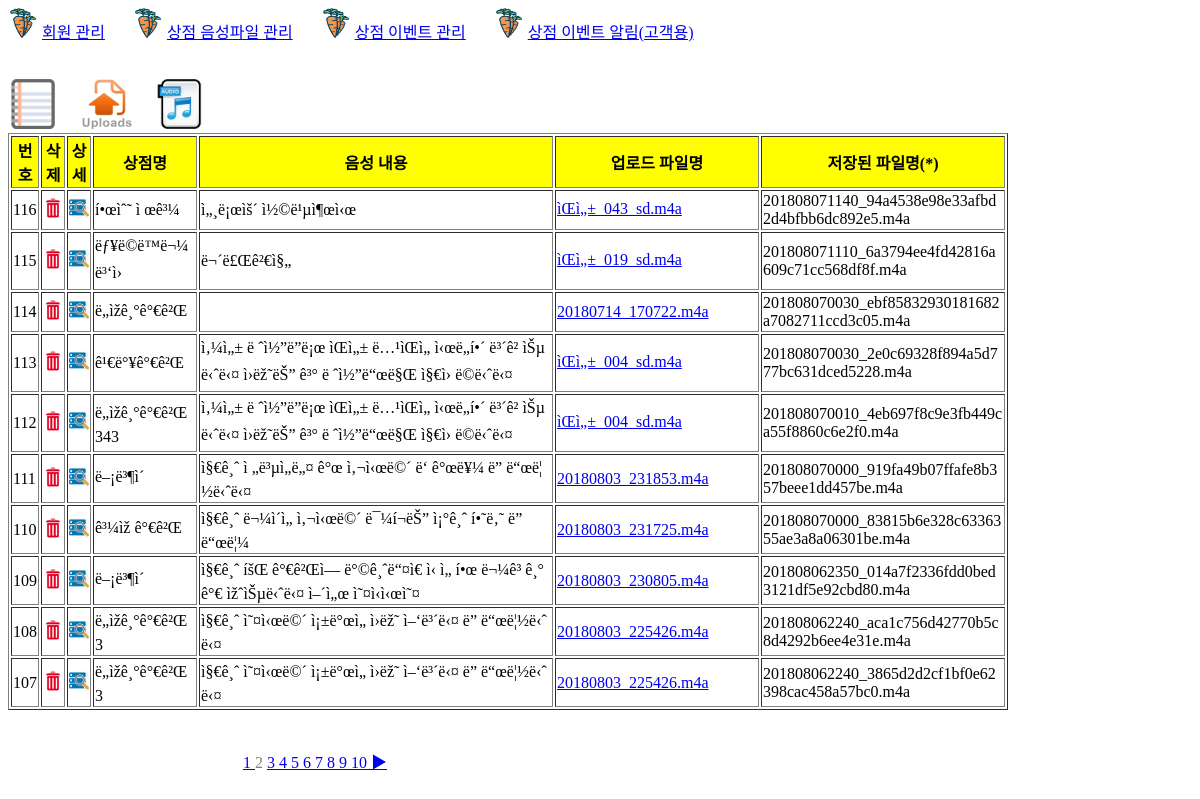
/webapp/audio_file_list.php?no=10 (signed in), run on an earlier commit of the app's database.
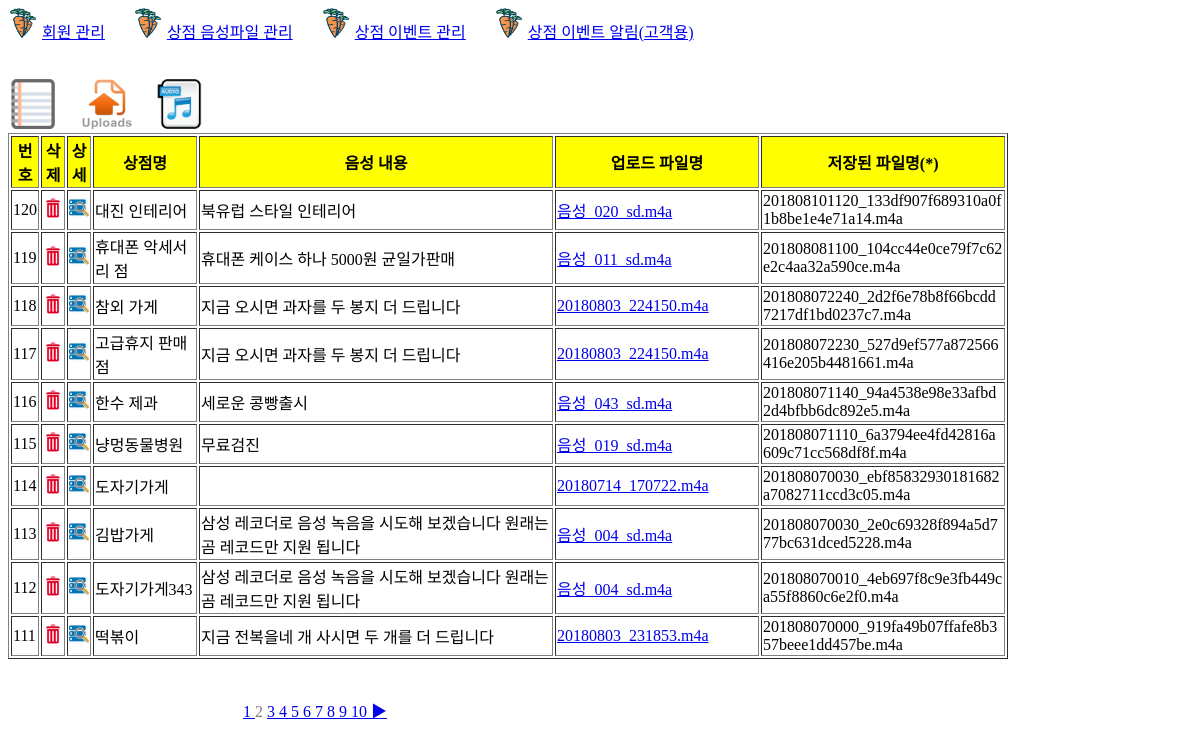
And on a later commit of the database.
### tables this page shows
CREATE TABLE `audio_table` (
  `file_id` varchar(255) NOT NULL,
  `name_orig` varchar(255) DEFAULT NULL,
  `name_save` varchar(255) DEFAULT NULL,
  `reg_time` timestamp NOT NULL DEFAULT CURRENT_TIMESTAMP ON UPDATE CURRENT_TIMESTAMP,
  `store_name` varchar(255) DEFAULT NULL,
  `password` varchar(30) DEFAULT NULL,
  `audio_msg` varchar(255) DEFAULT NULL,
  `ip_address` varchar(64) DEFAULT NULL
);

### webapp/webapp_config.php (called while the page is built, shortened)
<?php
$table_name_audio = 'audio_table';
?>

### webapp/audio_file_list.php (the view, shortened to what this page needs)
<?php
include('webapp_config.php');
$db_conn = mysqli_connect($db_host, $db_user, $db_pass, $db_name);
mysqli_query($db_conn, "SET NAMES utf8");
$page_size=10;
$page_list_size=10;
if (!empty($_REQUEST['no'])) {
    $no  = $_REQUEST['no'];
}
$query = "SELECT file_id, name_orig, name_save, reg_time, store_name, audio_msg FROM $table_name_audio ORDER BY name_save DESC limit $no,$page_size";
$result_count=mysqli_query($db_conn, "select count(*) from $table_name_audio");
$result_row=mysqli_fetch_row($result_count);
$total_row = $result_row[0];
$total_page = floor(($total_row - 1) / $page_size);
$current_page = floor($no/$page_size);
?>
<!DOCTYPE html>
<html lang="ko">
<head>
</head>
<body>
<?php
require ("./menu.php");
?>
<br>
<br>
<a href="./audio_file_list.php"><img src=./images/file-list.png border=0 width=50 height=50></img></a>
<a href="./audio_upload.php"><img src=./images/upload.png border=0 width=50 height=50></img></a>
<a href="../audio/?C=N;O=D"><img src=./images/audio-folder.png border=0 width=50 height=50></img></a>
<br>
<table border="1">
<tr bgcolor=yellow>
	<th width=20>번호</th>
	<th width=20>삭제</th>
	<th width=20>상세</th>
	<th width=80>상점명</th>
	<th width=240>음성 내용</th>
	<th>업로드 파일명</th>
	<th width=240>저장된 파일명(*)</th>
</tr>
<?php
$stmt = mysqli_prepare($db_conn, $query);
$exec = mysqli_stmt_execute($stmt);
$result = mysqli_stmt_get_result($stmt);
$number = 0;
while($row = mysqli_fetch_assoc($result)) {
?>
<?php
$number = $number + 1;
?>
<tr>
  <td width=20><?=$total_row - $number - $no +1 ?></td>
  <td><a href=audio_file_remove_pre.php?file_id=<?= $row['file_id'] ?>&name_orig=<?= $row['name_orig'] ?>&name_save=<?= $row['name_save'] ?>>
       <img src=./images/remove.png border=0 height=20 width=20 ></img>
  </td>
  <td><a href=audio_file_view.php?file_id=<?= $row['file_id'] ?>><img src=./images/view.png border=0 hegith=20 width=20></img>
  </td>
  <td width=100 style="table-layout:fixed; word-break:break-all;"><?=$row['store_name'] ?></td>
  <td width=350 style="table-layout:fixed; word-break:break-all;"><?=$row['audio_msg'] ?></td>
  <td width=200 style="table-layout:fixed; word-break:break-all;"><a href="audio_download.php?file_id=<?= $row['file_id'] ?>" target="_blank"><?= $row['name_orig'] ?></a></td>
  <td style="table-layout:fixed; word-break:break-all;"><?= $row['name_save'] ?></td>
</tr>
<?php
}
?>
</table>
<br>
<br>
<table border=0>
<tr>
<td width=600 height=20 align=center rowspan=4>
<font  color=gray>
<?php
$start_page = (int)($current_page / $page_list_size) * $page_list_size;
$end_page = $start_page + $page_list_size - 1;
for ($i=$start_page;$i <= $end_page;$i++) {
$page=$page_size*$i;
$page_num = $i+1;
    if ($no!=$page){
        echo "<a href=\"".$_SERVER['PHP_SELF']."?no=$page\">";
     }
    echo " $page_num ";
    if ($no!=$page){
        echo "</a>";
    }
}
if($total_page > $end_page)
{
    $next_list = ($end_page + 1)* $page_size;
    echo "<a href=".$_SERVER['PHP_SELF']."?no=$next_list>▶</a><p>";
}
?>
</font>
</td>
</tr>
</table>
<br><br>
</body>
</html>

What changed in the data, as far as the page shows it:
no longer on this page (row edited): audio_table: no "110", store_name "ê³¼ìž ê°€ê²Œ", audio_msg "ì§€ê¸ˆ ë¬¼ì´ì„ ì‚¬ì‹œë©´ ë¯¼í¬ëŠ” ì¡°ê¸ˆ í•˜ë‚˜ ë” ë“œë¦¼", name_orig "20180803_231725.m4a", name_save "201808070000_83815b6e328c6336355ae3a8a06301be.m4a"
no longer on this page (row edited): audio_table: no "109", store_name "ë–¡ë³¶ì´", audio_msg "ì§€ê¸ˆ íšŒ ê°€ê²Œì— ë°©ê¸ˆë“¤ì€ ì‹ ì„ í•œ ë¬¼ê³ ê¸°ê°€ ìžˆìŠµë‹ˆë‹¤ ì–´ì„œ ì˜¤ì‹­ì‹œì˜¤", name_orig "20180803_230805.m4a", name_save "201808062350_014a7f2336fdd0bed3121df5e92cbd80.m4a"
no longer on this page (row edited): audio_table: no "108", store_name "ë„ìžê¸°ê°€ê²Œ3", audio_msg "ì§€ê¸ˆ ì˜¤ì‹œë©´ ì¡±ë°œì„ ì›ëž˜ ì–‘ë³´ë‹¤ ë” ë“œë¦½ë‹ˆë‹¤", name_orig "20180803_225426.m4a", name_save "201808062240_aca1c756d42770b5c8d4292b6ee4e31e.m4a"
no longer on this page (row edited): audio_table: no "107", store_name "ë„ìžê¸°ê°€ê²Œ3", audio_msg "ì§€ê¸ˆ ì˜¤ì‹œë©´ ì¡±ë°œì„ ì›ëž˜ ì–‘ë³´ë‹¤ ë” ë“œë¦½ë‹ˆë‹¤", name_orig "20180803_225426.m4a", name_save "201808062240_3865d2d2cf1bf0e62398cac458a57bc0.m4a"
now on this page (row edited): audio_table: no "120", store_name "대진 인테리어", audio_msg "북유럽 스타일 인테리어", name_orig "음성_020_sd.m4a", name_save "201808101120_133df907f689310a0f1b8be1e4e71a14.m4a"
now on this page (row edited): audio_table: no "119", store_name "휴대폰 악세서리 점", audio_msg "휴대폰 케이스 하나 5000원 균일가판매", name_orig "음성_011_sd.m4a", name_save "201808081100_104cc44e0ce79f7c62e2c4aa32a590ce.m4a"
now on this page (row edited): audio_table: no "118", store_name "참외 가게", audio_msg "지금 오시면 과자를 두 봉지 더 드립니다", name_orig "20180803_224150.m4a", name_save "201808072240_2d2f6e78b8f66bcdd7217df1bd0237c7.m4a"
now on this page (row edited): audio_table: no "117", store_name "고급휴지 판매점", audio_msg "지금 오시면 과자를 두 봉지 더 드립니다", name_orig "20180803_224150.m4a", name_save "201808072230_527d9ef577a872566416e205b4481661.m4a"
changed audio_table "201808071140_94a4538e98e33afbd2d4bfbb6dc892e5.m4a": store_name "í•œìˆ˜ ì œê³¼" → "한수 제과"; audio_msg "ì„¸ë¡œìš´ ì½©ë¹µì¶œì‹œ" → "세로운 콩빵출시"; name_orig "ìŒì„±_043_sd.m4a" → "음성_043_sd.m4a"
changed audio_table "201808071110_6a3794ee4fd42816a609c71cc568df8f.m4a": store_name "ëƒ¥ë©ë™ë¬¼ë³‘ì›" → "냥멍동물병원"; audio_msg "ë¬´ë£Œê²€ì§„" → "무료검진"; name_orig "ìŒì„±_019_sd.m4a" → "음성_019_sd.m4a"
changed audio_table "201808070030_ebf85832930181682a7082711ccd3c05.m4a": store_name "ë„ìžê¸°ê°€ê²Œ" → "도자기가게"
changed audio_table "201808070030_2e0c69328f894a5d777bc631dced5228.m4a": store_name "ê¹€ë°¥ê°€ê²Œ" → "김밥가게"; audio_msg "ì‚¼ì„± ë ˆì½”ë”ë¡œ ìŒì„± ë…¹ìŒì„ ì‹œë„í•´ ë³´ê² ìŠµë‹ˆë‹¤ ì›ëž˜ëŠ” ê³° ë ˆì½”ë“œë§Œ ì§€ì› ë©ë‹ˆë‹¤" → "삼성 레코더로 음성 녹음을 시도해 보겠습니다 원래는 곰 레코드만 지원 됩니다"; name_orig "ìŒì„±_004_sd.m4a" → "음성_004_sd.m4a"
changed audio_table "201808070010_4eb697f8c9e3fb449ca55f8860c6e2f0.m4a": store_name "ë„ìžê¸°ê°€ê²Œ343" → "도자기가게343"; audio_msg "ì‚¼ì„± ë ˆì½”ë”ë¡œ ìŒì„± ë…¹ìŒì„ ì‹œë„í•´ ë³´ê² ìŠµë‹ˆë‹¤ ì›ëž˜ëŠ” ê³° ë ˆì½”ë“œë§Œ ì§€ì› ë©ë‹ˆë‹¤" → "삼성 레코더로 음성 녹음을 시도해 보겠습니다 원래는 곰 레코드만 지원 됩니다"; name_orig "ìŒì„±_004_sd.m4a" → "음성_004_sd.m4a"
changed audio_table "201808070000_919fa49b07ffafe8b357beee1dd457be.m4a": store_name "ë–¡ë³¶ì´" → "떡볶이"; audio_msg "ì§€ê¸ˆ ì „ë³µì„ë„¤ ê°œ ì‚¬ì‹œë©´ ë‘ ê°œë¥¼ ë” ë“œë¦½ë‹ˆë‹¤" → "지금 전복을네 개 사시면 두 개를 더 드립니다"
